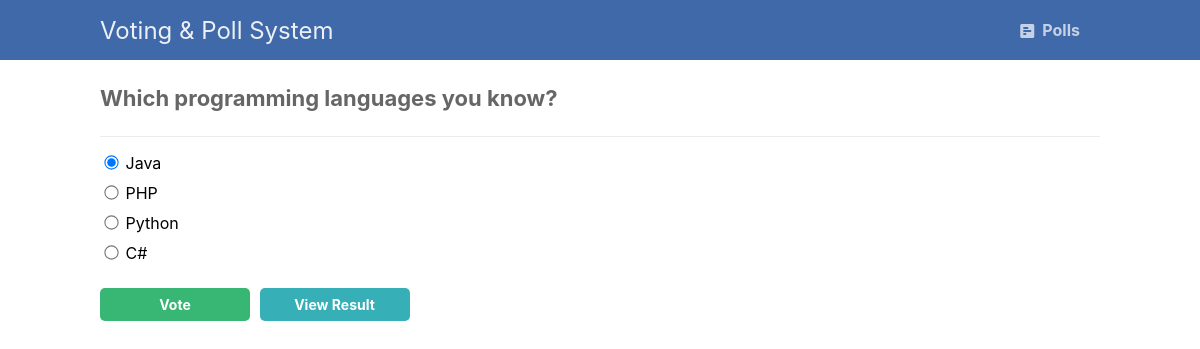
Page /vote.php?id=4 on the committed database.
### tables this page shows
CREATE TABLE `polls` (
  `id` int(11) NOT NULL,
  `title` text NOT NULL,
  `desc` text NOT NULL
);

CREATE TABLE `poll_answers` (
  `id` int(11) NOT NULL,
  `poll_id` int(11) NOT NULL,
  `title` text NOT NULL,
  `votes` int(11) NOT NULL DEFAULT 0
);

### vote.php (the view, shortened to what this page needs)
<?php
include 'functions.php';
$pdo = pdo_connect_mysql();
if (isset($_GET['id'])) {
    $stmt = $pdo->prepare('SELECT * FROM polls WHERE id = ?');
    $stmt->execute([$_GET['id']]);
    $poll = $stmt->fetch(PDO::FETCH_ASSOC);
    if ($poll) {
        $stmt = $pdo->prepare('SELECT * FROM poll_answers WHERE poll_id = ?');
        $stmt->execute([$_GET['id']]);
        $poll_answers = $stmt->fetchAll(PDO::FETCH_ASSOC);
    } else {
        die ('Poll with that ID does not exist.');
    }
} else {
    die ('No poll ID specified.');
}
?>
<?=template_header('Poll Vote')?>
<div class="content poll-vote">
    <h2><?=$poll['title']?></h2>
    <form action="vote.php?id=<?=$_GET['id']?>" method="post">
        <?php for ($i = 0; $i < count($poll_answers); $i++): ?>
            <label>
                <input type="radio" name="poll_answer" value="<?=$poll_answers[$i]['id']?>"<?=$i == 0 ? ' checked' : ''?>>
                <?=$poll_answers[$i]['title']?>
            </label>
        <?php endfor; ?>
        <div>
            <input type="submit" value="Vote">
            <a href="result.php?id=<?=$poll['id']?>">View Result</a>
        </div>
    </form>
</div>
<?=template_footer()?>

### assets/css/style.css (style rules this page uses)
* { box-sizing: border-box; font-family: -apple-system, BlinkMacSystemFont, "segoe ui", roboto, oxygen, ubuntu, cantarell, "fira sans", "droid sans", "helvetica neue", Arial, sans-serif; font-size: 16px; -webkit-font-smoothing: antialiased; -moz-osx-font-smoothing: grayscale; }
body { background-color: #FFFFFF; margin: 0; }
.content { width: 1000px; margin: 0 auto; }
.content h2 { margin: 0; padding: 25px 0; font-size: 22px; border-bottom: 1px solid #ebebeb; color: #666666; }
.poll-vote form { display: flex; flex-flow: column; }
.poll-vote form label { padding-bottom: 10px; }
.poll-vote form input[type="radio"] { transform: scale(1.1); }
.poll-vote form input[type="submit"], .poll-vote form a { display: inline-block; padding: 8px; border-radius: 5px; background-color: #38b673; border: 0; font-weight: bold; font-size: 14px; color: #FFFFFF; cursor: pointer; width: 150px; margin-top: 15px; }
.poll-vote form a { text-align: center; text-decoration: none; background-color: #37afb7; margin-left: 5px; }

### rows in the picture
polls: title "Which programming languages you know?"
poll_answers: title "Java"
poll_answers: title "PHP"
poll_answers: title "Python"
poll_answers: title "C#"
